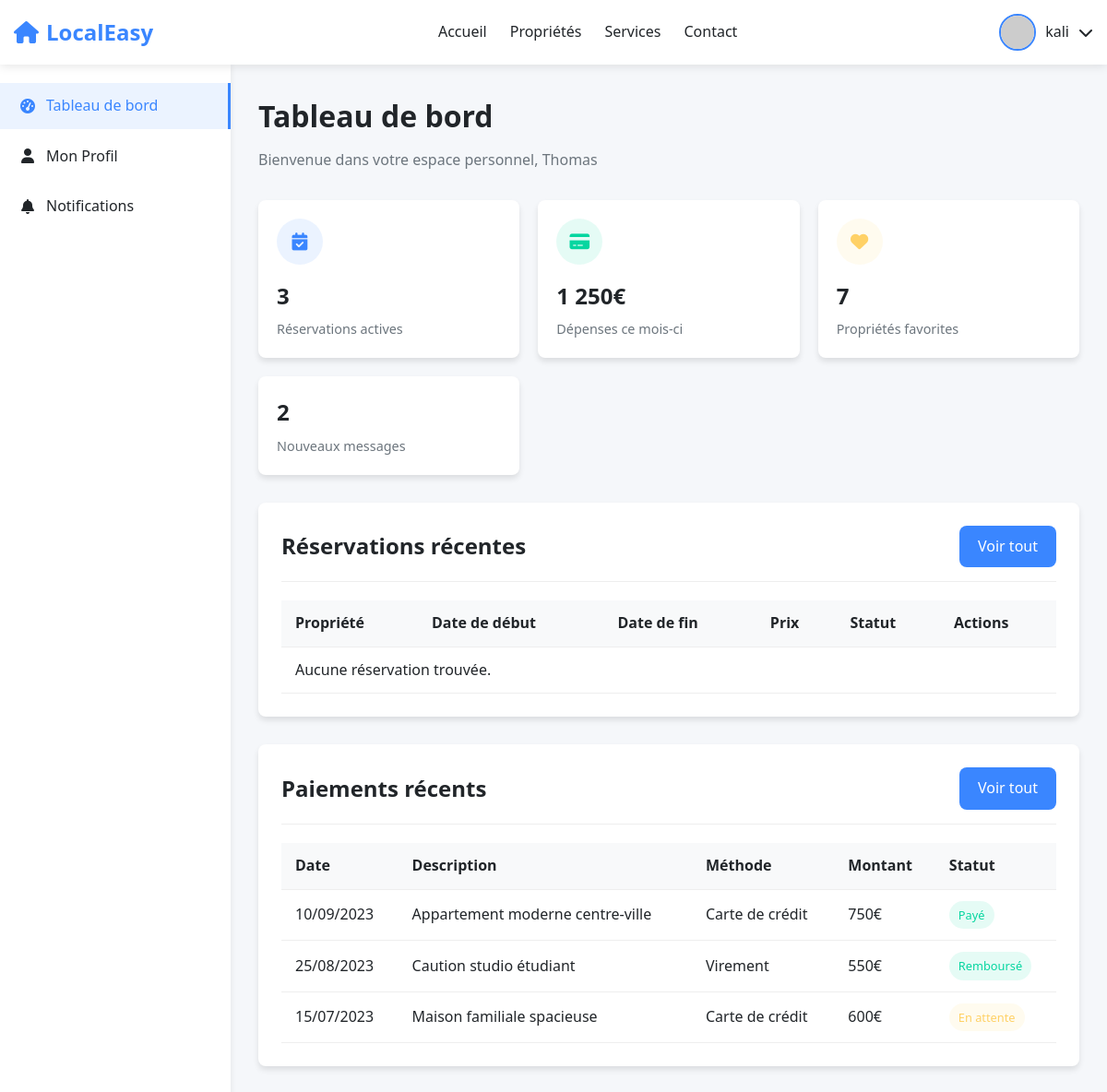
The app's page /client/dashboard_client/ (signed in), older data.
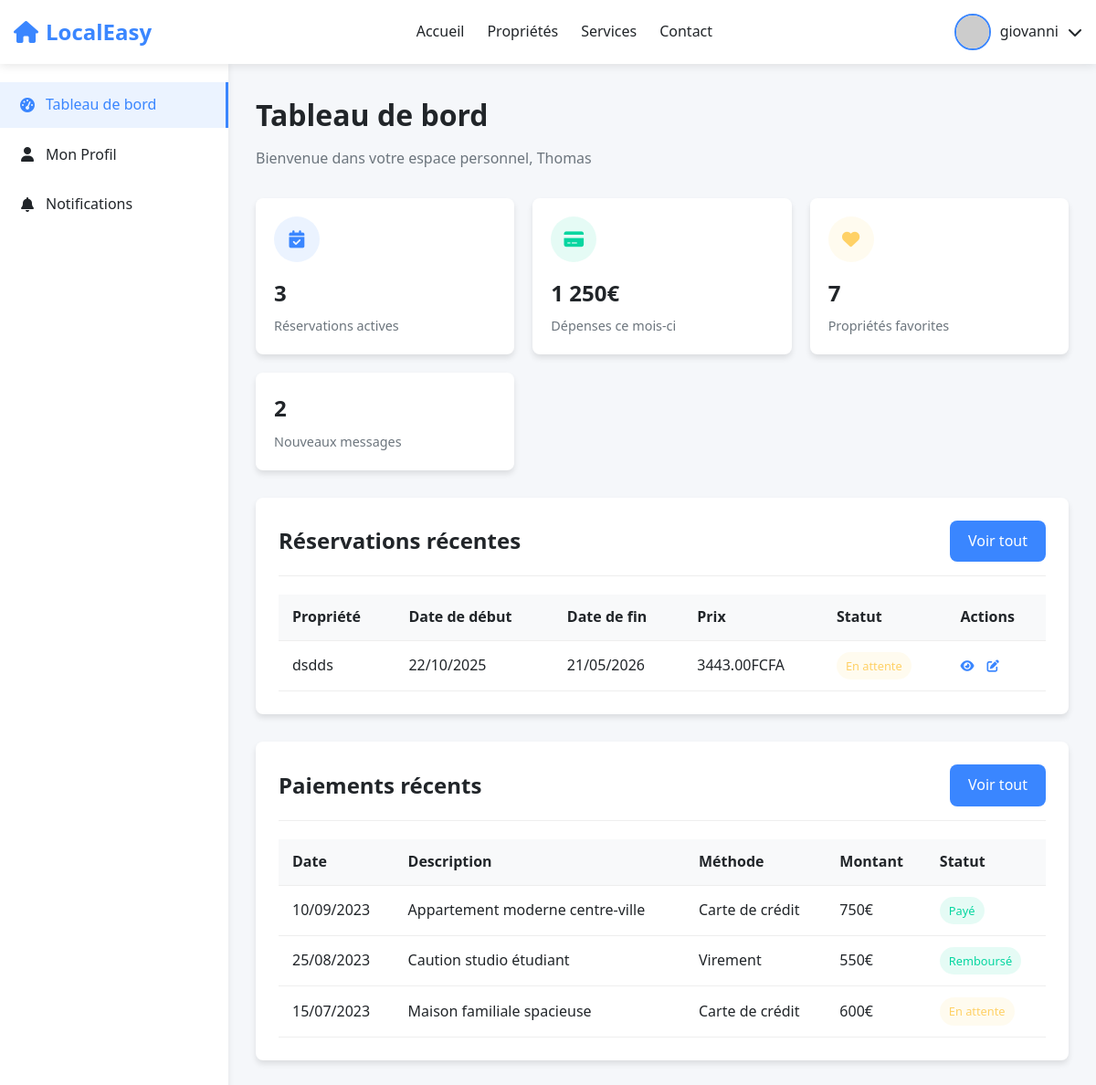
The same page, newer data.
### bd/models.py (models this page shows, shortened)
class Utilisateur(AbstractUser):
    class RoleUtilisateur(models.TextChoices):
        ADMIN = 'ADMIN', 'Administrateur'
        BAILLEUR = 'BAILLEUR', 'Bailleur'
        CLIENT = 'CLIENT', 'Client'
    role = models.CharField(max_length=20, choices=RoleUtilisateur.choices)
    telephone = models.CharField(max_length=20, unique=True)
    adresse = models.TextField(blank=True)
    date_inscription = models.DateTimeField(auto_now_add=True)
    class Meta:
        db_table = 'utilisateur'

class Reservation(models.Model):
    property = models.ForeignKey(Property, on_delete=models.CASCADE, related_name='reservations')
    first_name = models.CharField(max_length=100)
    last_name = models.CharField(max_length=100)
    email = models.EmailField()
    phone = models.CharField(max_length=15)
    check_in = models.DateField()
    check_out = models.DateField()
    occupants = models.IntegerField()
    message = models.TextField(blank=True, null=True)
    status = models.CharField(max_length=50, default='En attente')  # Statut de la réservation
    created_at = models.DateTimeField(auto_now_add=True)
    user = models.ForeignKey(Utilisateur, on_delete=models.CASCADE, related_name='reservations')  # Relation avec l'utilisateur

class Property(models.Model):
    TYPE_CHOICES = [
        ('appartement', 'Appartement'),
        ('maison', 'Maison'),
        ('studio', 'Studio'),
        ('loft', 'Loft'),
    ]
    title = models.CharField(max_length=200)
    address = models.CharField(max_length=255)
    city = models.CharField(max_length=100)
    postal_code = models.CharField(max_length=10)
    property_type = models.CharField(max_length=50, choices=TYPE_CHOICES)
    rooms = models.IntegerField()
    bedrooms = models.IntegerField()
    bathrooms = models.IntegerField()
    surface = models.IntegerField()
    price = models.DecimalField(max_digits=10, decimal_places=2)
    description = models.TextField()
    image = models.ImageField(upload_to='property_images/', null=True, blank=True)

### client/views.py (the view)
# urls.py: path('dashboard_client/',views.dashboard_client,name="dashboard_client"),
@login_required(login_url="login_user")
def dashboard_client(request):
    reservations = Reservation.objects.filter(user=request.user)
    return render(request, 'page_client/dashboard_client.html', {'reservations': reservations})

### client/Templates/page_client/dashboard_client.html (shortened to what the changed rows need)
<!DOCTYPE html>
{% load static %}
<html lang="fr">
<head>
    <link rel="stylesheet" href="https://cdnjs.cloudflare.com/ajax/libs/font-awesome/6.4.0/css/all.min.css">
    <link rel="stylesheet" href="{% static 'css/dashboard_client.css' %}">
    <link rel="stylesheet" href="{% static 'css/messages.css' %}">
</head>
<body>
    <header id="header">
        <div class="container">
            <nav class="navbar">
                <div class="nav-actions">
                    <div class="user-menu">
                        <div class="user-avatar">
                            <img src="https://randomuser.me/api/portraits/men/32.jpg" alt="Thomas Martin">
                        </div>
                        <span class="user-name">{{request.user.first_name}}</span>
                        <i class="fas fa-chevron-down"></i>
                    </div>
                </div>
            </nav>
        </div>
    </header>
    <div class="dashboard">
        <div class="main-content">
            <div id="overview" class="dashboard-section">
                <div class="dashboard-header">
                    <h1>Tableau de bord</h1>
                </div>
                <div class="section">
                    <div class="section-header">
                        <h2 class="section-title">Réservations récentes</h2>
                    </div>
                    <div class="table-responsive">
                      <table>
    <thead>
        <tr>
            <th>Propriété</th>
            <th>Date de début</th>
            <th>Date de fin</th>
            <th>Prix</th>
            <th>Statut</th>
            <th>Actions</th>
        </tr>
    </thead>
    <tbody>
        {% for reservation in reservations %}
        <tr>
            <td>{{ reservation.property.title }}</td>
            <td>{{ reservation.check_in|date:"d/m/Y" }}</td>
            <td>{{ reservation.check_out|date:"d/m/Y" }}</td>
            <td>{{ reservation.property.price }}FCFA</td>
            <td>
                <span class="status {% if reservation.status == 'Confirmée' %}confirmed{% elif reservation.status == 'En attente' %}pending{% elif reservation.status == 'Terminée' %}cancelled{% endif %}">
                    {{ reservation.status }}
                </span>
            </td>
            <td>
                <button class="action-btn"><i class="fas fa-eye"></i></button>
                <button class="action-btn"><i class="fas fa-edit"></i></button>
            </td>
        </tr>
        {% empty %}
        <tr>
            <td colspan="6">Aucune réservation trouvée.</td>
        </tr>
        {% endfor %}
    </tbody>
</table>
                    </div>
                </div>
                <div class="section">
                    <div class="section-header">
                        <h2 class="section-title">Paiements récents</h2>
                    </div>
                    <div class="table-responsive">
                        <table>
                            <thead>
                                <tr>
                                    <th>Date</th>
                                    <th>Description</th>
                                    <th>Méthode</th>
                                    <th>Montant</th>
                                    <th>Statut</th>
                                </tr>
                            </thead>
                        </table>
                    </div>
                </div>
            </div>
        </div>
    </div>
</body>
</html>

Row changes from the older to the newer data that the page shows:
changed Utilisateur: user.first_name "kali" → "giovanni"
added Reservation: property "dsdds", check_in "22/10/2025", check_out "21/05/2026", property.price "3443.00", status "En attente"
Text that changed along with them:
text no longer shown: "Aucune réservation trouvée."
